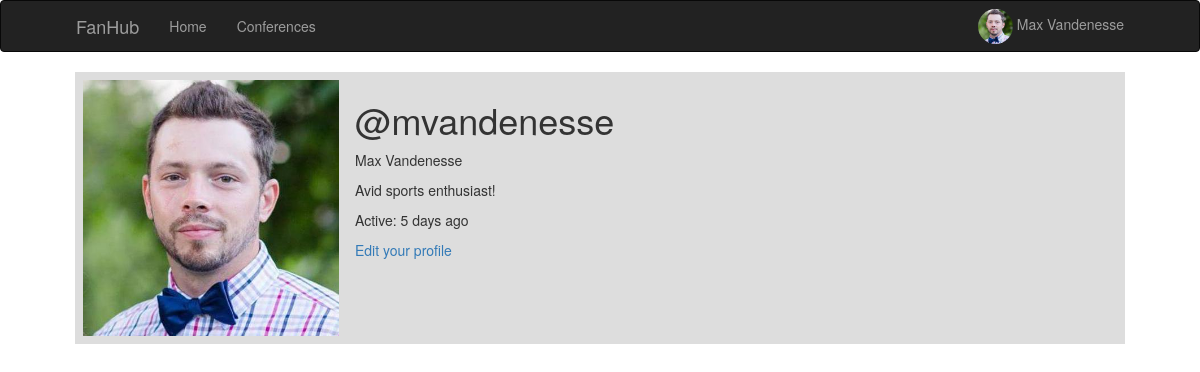
Page /user/mvandenesse (signed in) on the earlier database version.
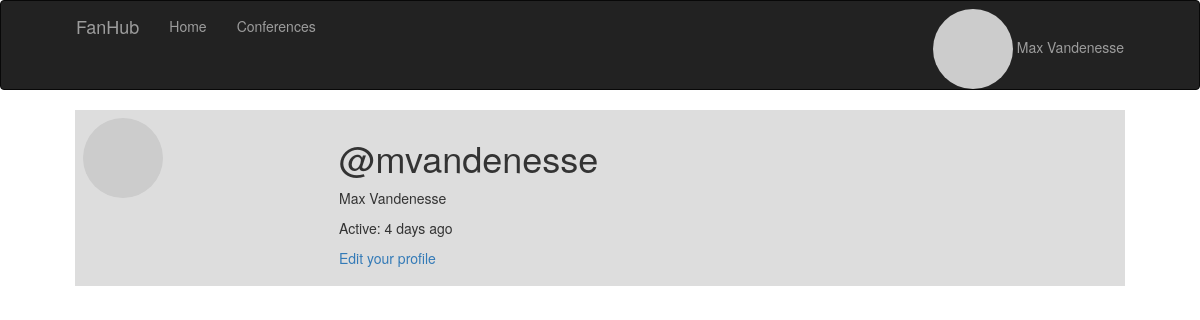
Same page on the later database version.
### app/models.py (models this page shows, shortened)
class User(UserMixin, db.Model):
    id = db.Column(db.Integer, primary_key=True)
    username = db.Column(db.String(64), index=True, unique=True)
    email = db.Column(db.String(120), index=True, unique=True)
    password_hash = db.Column(db.String(128))
    about_me = db.Column(db.String(140))
    last_seen = db.Column(db.DateTime, default=datetime.utcnow)
    image_path = db.Column(db.String(1000))
    first_name = db.Column(db.String(120))
    last_name = db.Column(db.String(120))
    full_name = db.Column(db.String(240))
    def avatar(self, size, first_name, last_name):
        return 'https://ui-avatars.com/api/?size={}&name={}+{}'.format(
            size, first_name, last_name)

### app/routes.py (the view)
@app.route('/user/<username>')
@login_required
def user(username):
    user = User.query.filter_by(username=username).first_or_404()
    return render_template('user.html', user=user, title=user.full_name)

### app/models.py (called while the page is built)
@login.user_loader
def load_user(id):
    return User.query.get(int(id))

### app/routes.py (called while the page is built)
@app.before_request
def before_request():
    if current_user.is_authenticated:
        current_user.last_seen = datetime.utcnow()
        db.session.commit()

### app/templates/user.html
 {% extends "base.html" %} {% block app_content %}
<table class="table body">
    <tr class=headDisplay>
        <td width="256px">
            {% if user.image_path %}
            <img src={{user.image_path}} style="height: 256px; width: 256px;"> {% else %}
            <img src=" {{ user.avatar(256, user.first_name, user.last_name) }} " class="img-circle userTemplateProfileImage "> {% endif %}
        </td>
        <td>
            <h1>@{{ user.username }}</h1>
            <p>{{user.full_name}}</p>
            {% if user.about_me %}
            <p>{{ user.about_me }}</p>{% endif %} {% if user.last_seen %}
            <p>Active: {{ moment(user.last_seen).fromNow() }}{% endif %} {% if user == current_user %}
                <p>
                    <a class="removeUnderline" href="{{ url_for( 'edit_profile') }} ">Edit your profile</a>
                </p>
                {% endif %}
        </td>
    </tr>
</table>
{% endblock %}

### app/templates/base.html (shortened to what this page needs)
{% extends 'bootstrap/base.html' %}  {% block navbar %}
<link rel=" stylesheet " href="{{ url_for( 'static', filename='css/style.css' ) }} ">
<nav class="navbar navbar-inverse">
    <div class="container">
        <div class="navbar-header">
            <a class="navbar-brand" href="{{ url_for('index') }}">FanHub</a>
            <div class="collapse navbar-collapse" id="bs-example-navbar-collapse-1">
                <ul class="nav navbar-nav">
                    <li>
                        <a href="{{ url_for('index') }}">Home</a>
                    </li>
                    <li>
                        <a href="{{ url_for('conferences') }}">Conferences</a>
                    </li>
                </ul>
                <ul class="nav navbar-nav navbar-right">
                    {% if current_user.is_anonymous %}
                    <li>
                        <a href="{{ url_for('login') }}">Login</a>
                    </li>
                    {% else %}
                    <ul class="nav navbar-nav navbar-right">
                        <li class="dropdown">
                            <a href="#" class="dropdown-toggle" style="padding-top:0px !important;padding-bottom:0px !important;margin-top:8px;" data-toggle="dropdown"
                                role="button" aria-haspopup="true" aria-expanded="false">
                                {% if current_user.image_path %}
                                <img src={{current_user.image_path}} class="img-circle  " style="height: 35px; width: 35px;"> {{current_user.full_name}} {% else %}
                                <img src=" {{ current_user.avatar(35, current_user.first_name, current_user.last_name) }} " class="img-circle userTemplateProfileImage "> {{current_user.full_name}}{% endif %}
                            </a>
                        </li>
                    </ul>
                    {% endif %}
                </ul>
            </div>
        </div>
</nav>
{% endblock %} {% block content %}
<div class="container ">
      {% block app_content
    %}{% endblock %}
</div>{% endblock %}

Differences in the rows shown:
changed User "mvandenesse": image_path "/static/uploads/profile/bfaaf1cd844b1d31bf89af4e644a7e4f.jpg" → empty (drawn); last_seen "5 days ago" → "4 days ago"; image_path: picture removed; about_me "Avid sports enthusiast!" → (not shown)
